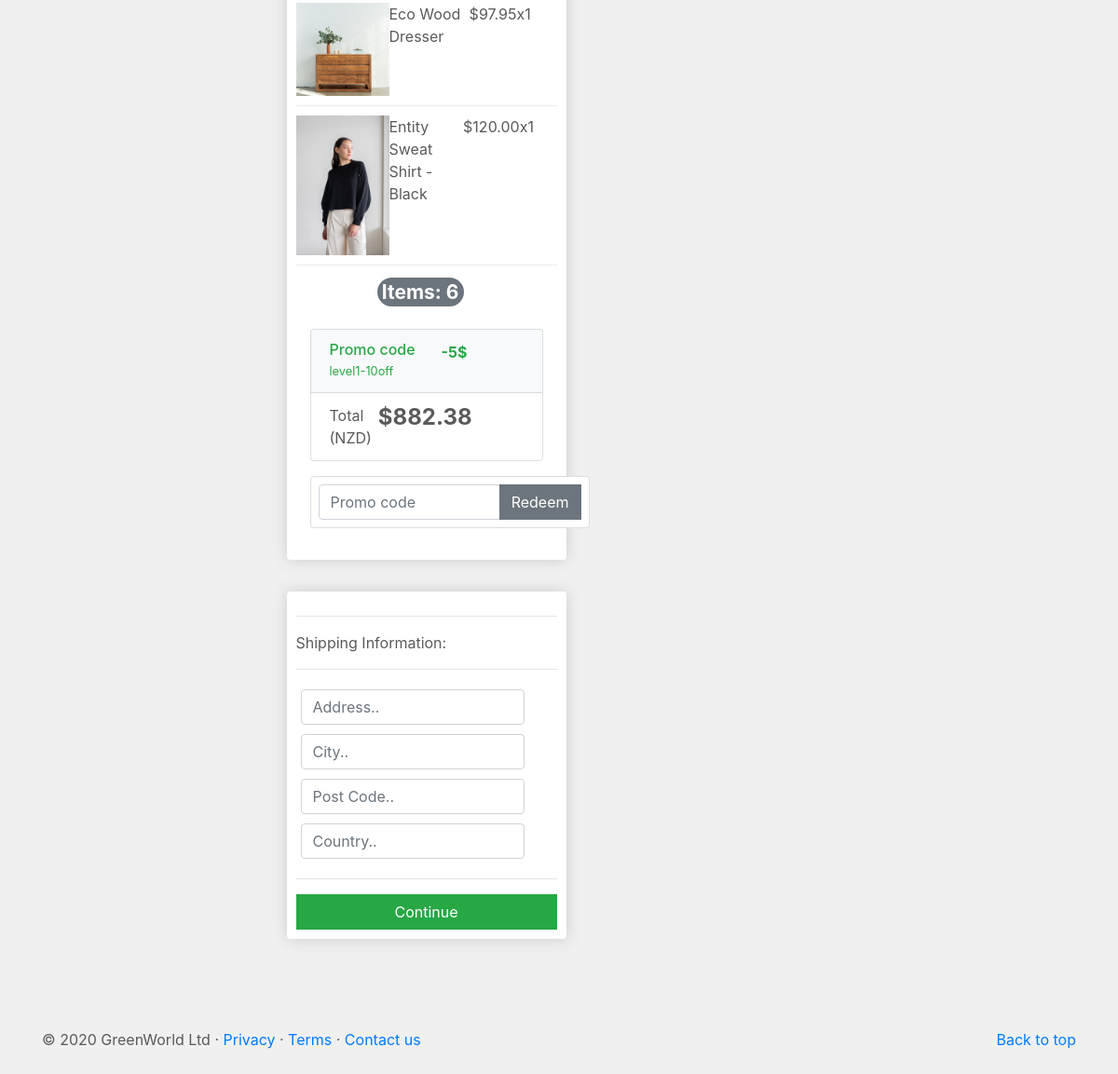
The page /checkout/ (signed in, lower part) on the database as committed earlier.
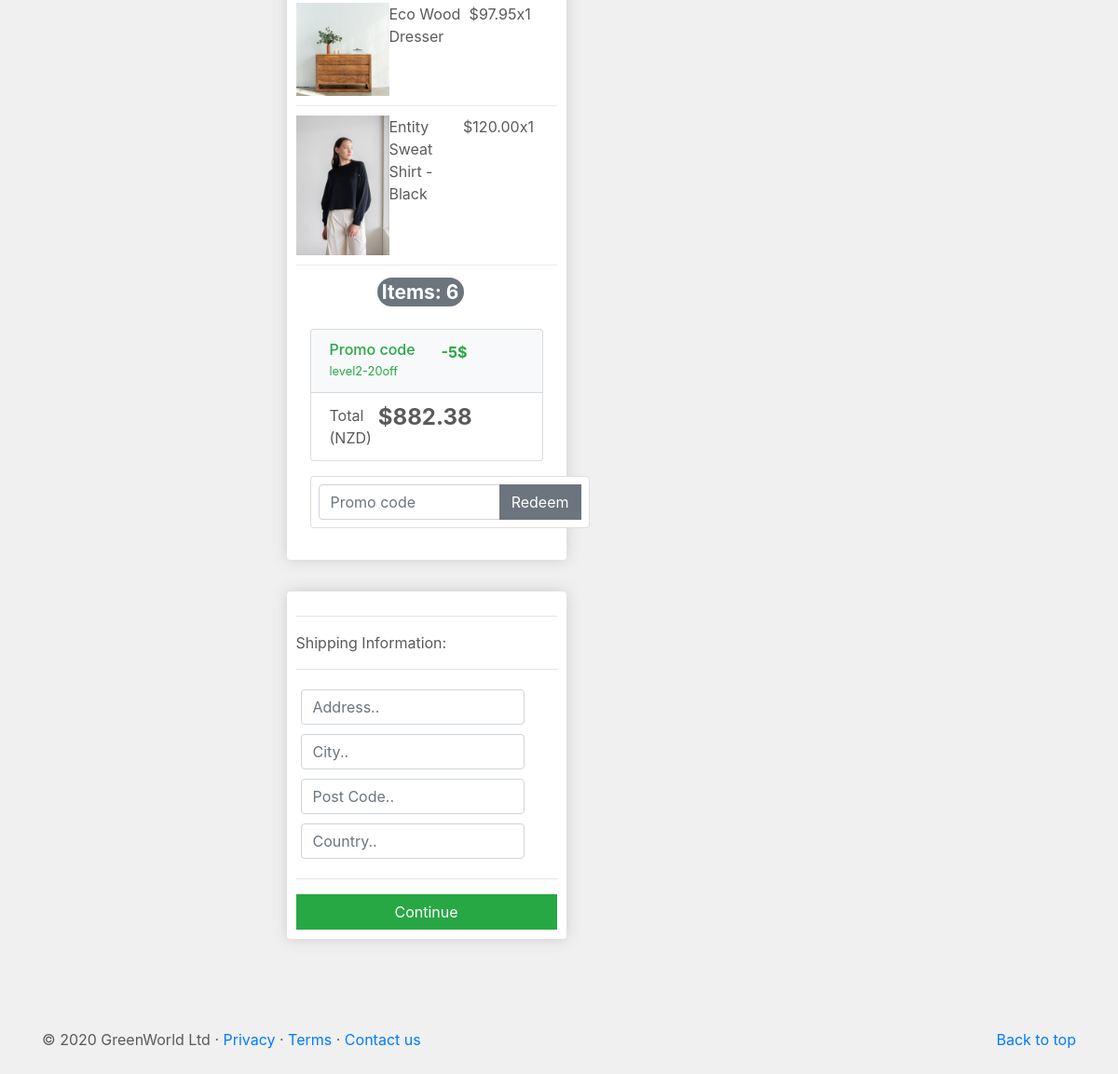
The same page on the database as committed later.
### IT6041App/models.py (models this page shows, shortened)
class Order(models.Model):
    customer = models.ForeignKey(Customer, on_delete=models.SET_NULL, null=True, blank=True)
    date_ordered = models.DateTimeField(auto_now_add=True)
    complete = models.BooleanField(default=False)
    transaction_id = models.CharField(max_length=100, null=True)
    coupon = models.ForeignKey('Coupon', on_delete=models.SET_NULL, blank=True, null=True)
    @property
    def get_cart_total(self):
        orderitems = self.orderitem_set.all()
        total = sum([item.get_total for item in orderitems])
        return total
    @property
    def get_cart_items(self):
        orderitems = self.orderitem_set.all()
        total = sum([item.quantity for item in orderitems])
        return total

class Coupon(models.Model):
    code = models.CharField(max_length=50, unique=True)
    value = models.IntegerField()
    active = models.BooleanField(default=True)
    num_available = models.IntegerField(default=1)
    num_used = models.IntegerField(default=0)

class OrderItem(models.Model):
    product = models.ForeignKey(Products, on_delete=models.SET_NULL, null=True)
    order = models.ForeignKey(Order, on_delete=models.SET_NULL, null=True)
    quantity = models.IntegerField(default=0, null=True, blank=True)
    date_added = models.DateTimeField(auto_now_add=True)
    @property
    def get_total(self):
        total = float(self.product.price) * float(self.quantity)
        return total

class Products(models.Model):
    product_name = models.CharField(max_length=200)
    category = models.CharField(max_length=200, default='')
    description = models.CharField(max_length=200)
    price = models.DecimalField(max_digits=6, decimal_places=2)
    image = models.ImageField(null=True, blank=True)
    sku = models.CharField(max_length=20)
    stock_level = models.IntegerField()
    no_of_sales = models.IntegerField(default='0', null=True, blank=True)
    popular = models.BooleanField(default=False, null=True, blank=True)
    digital = models.BooleanField(default=False, null=True, blank=True)
    carousel_listing = models.BooleanField(default=False, null=True, blank=True)
    class Meta:
        verbose_name_plural = 'Products'
        ordering = ('product_name',)
    @property
    def imageURL(self):
        try:
            url = self.image.url
        except:
            url = ''
        return url

### IT6041App/views.py (the view)
# urls.py: path('checkout/', views.checkout, name="checkout"),
def checkout(request):
    data = cartData(request)
    cartItems = data['cartItems']
    order = data['order']
    items = data['items']
    form = CheckoutForm()
    context = {'items': items,
               'order': order,
               'cartItems': cartItems,
               'form': form,
               'couponform': CouponForm()
               }
    return render(request, 'IT6041App/checkout.html', context)

### IT6041App/forms.py
class CheckoutForm(forms.Form):
    shipping_address = forms.CharField(required=False)
    shipping_address2 = forms.CharField(required=False)
    shipping_zip = forms.CharField(required=False)
    billing_address = forms.CharField(required=False)
    billing_address2 = forms.CharField(required=False)
    billing_zip = forms.CharField(required=False)
    same_billing_address = forms.BooleanField(required=False)
    set_default_shipping = forms.BooleanField(required=False)
    use_default_shipping = forms.BooleanField(required=False)
    set_default_billing = forms.BooleanField(required=False)
    use_default_billing = forms.BooleanField(required=False)
    payment_option = forms.ChoiceField(
        widget=forms.RadioSelect, choices=PAYMENT_CHOICES)

class CouponForm(forms.Form):
    code = forms.CharField(widget=forms.TextInput(attrs={
        'class': 'form-control',
        'placeholder': 'Promo code',
        'aria-label': 'Recipient\'s username',
        'aria-describedby': 'basic-addon2'
    }))

### IT6041App/templates/IT6041App/checkout.html (shortened to what this page needs)
{% extends "IT6041App/base.html" %}
{% load static %}
{% block content %}
<br><br><br><br>
	<div class="row justify-content-md-center">
		<div class="col-lg-6">
			<div class="box-element">
				{% for item in items %}
					<div class="cart-row">
						<div style="flex:2"><img class="row-image" src="{{ item.product.imageURL }}"></div>
						<div style="flex:2"><p>{{ item.product.product_name }}</p></div>
						<div style="flex:1"><p>${{ item.product.price|floatformat:2 }}</p></div>
						<div style="flex:1"><p>x{{ item.quantity }}</p></div>
					</div>
				{% endfor %}
					<div class="total-row" align="right">
						<h3><span class="badge badge-secondary badge-pill" style="margin-right: 50px; padding: 5px;">Items: {{ order.get_cart_items}}</span></h3>
					</div>
				{% include 'order_snippet.html' %}
			</div>
		</div>
	</div>
	<br>
     <div class="row justify-content-md-center">
		<div class="col-lg-6">
			<div class="box-element" id="form-wrapper">
				<form id="form">
					<div id="shipping-info">
						<hr>
						<p>Shipping Information:</p>
						<hr>
						<div class="form-field">
							<input class="form-control" type="text" name="address" placeholder="Address..">
						</div>
						<div class="form-field">
							<input class="form-control" type="text" name="city" placeholder="City..">
						</div>
						<div class="form-field">
							<input class="form-control" type="text" name="post_code" placeholder="Post Code..">
						</div>
						<div class="form-field">
							<input class="form-control" type="text" name="country" placeholder="Country..">
						</div>
					</div>
					<hr>
					<input id="form-button" class="btn btn-success btn-block" type="submit" value="Continue">
				</form>
			</div>
            <br>
		</div>
	 </div>
    <br><br><br>
      <div class="container">
        <p class="float-right"><a href="#">Back to top</a></p>
        <p>&copy; 2020 GreenWorld Ltd &middot; <a href="{% url 'privacy' %}">Privacy</a> &middot; <a href="{% url 'terms' %}">Terms</a>
        &middot; <a href="{% url 'contact' %}">Contact us</a></p>
      </div>
{% endblock content %}

### IT6041App/templates/order_snippet.html (shortened to what this page needs)
{% extends "IT6041App/base.html" %}
{% load static %}
{% block content %}
<div class="col-md-12 mb-4">
    <ul class="list-group mb-3 z-depth-1">
        <li class="list-group-item d-flex justify-content-between bg-light">
            <div class="text-success">
            <h6 class="my-0">Promo code</h6>
            <small>{{ order.coupon.code }}</small>
            </div>
            <strong>
                <span class="text-success" style="margin-right: 60px;">-5${{ order.coupon.amount }}</span>
            </strong>
        </li>
        <li class="list-group-item d-flex justify-content-between">
            <span>Total (NZD)</span>
            <h4><strong style="margin-right: 55px;">${{ order.get_cart_total|floatformat:2 }}</strong></h4>
        </li>
    </ul>
    <form class="card p-2" action="{% url 'add_coupon' %}" method="POST">
        <div class="input-group">
            {{ couponform.code }}
            <div class="input-group-append">
                <button class="btn btn-secondary btn-md waves-effect m-0" type="submit">Redeem</button>
            </div>
        </div>
    </form>
</div>
{% endblock content %}

Rows that differ between the two databases and show on the page:
changed Order: coupon.code "level1-10off" → "level2-20off"
